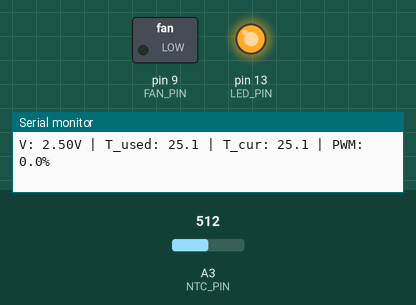
Simulated run of this sketch. Board: Arduino Uno, built with avr-gcc and run on an emulated ATmega328P. On the bench: switched loads named in the sketch (green lamp = pin HIGH), output pins drawn as LEDs (lit = HIGH), the last lines printed to the serial monitor. Inputs (shaded band) come from the test bench; at power-on: A3 (NTC_PIN) = 512.

Above: at 6.2 s.
6.3 s: A3 (NTC_PIN) set to 675
7.8 s: A3 (NTC_PIN) set to 704
At 8.6 s:
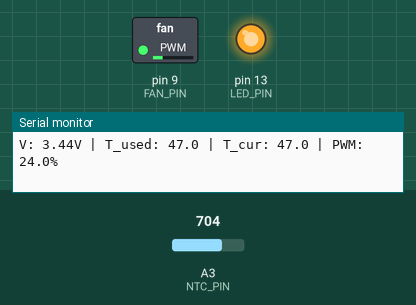
9.5 s: A3 (NTC_PIN) set to 985
At 10.0 s:
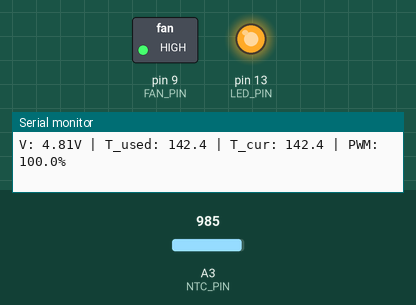
11.0 s: A3 (NTC_PIN) set to 1015
At 12.4 s:
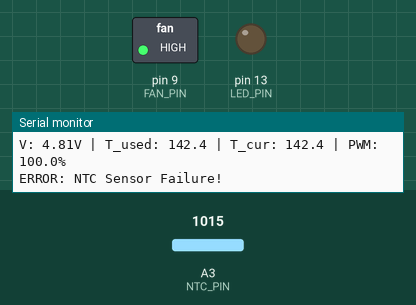
14.0 s: A3 (NTC_PIN) set to 716
At 14.9 s:
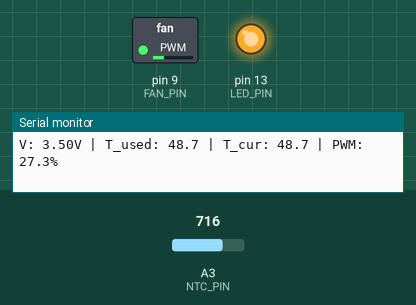
15.5 s: A3 (NTC_PIN) set to 900
At 16.2 s:
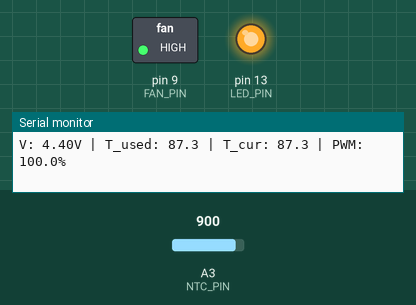
Timing chart, 0 to 18.5 s (numbered marks = the images above; inputs shaded):
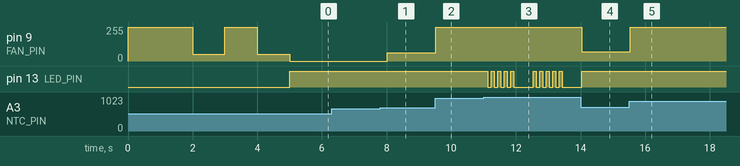

The sketch:

GPU_Fan_Controller_NTC10KB3435.ino
```cpp
// ======================================================
// Arduino UNO Fan Controller with NTC 10K (B=3435)
// ======================================================

#include <avr/wdt.h>

// ---------- Configuration & Constants ----------
namespace Config {
    const int NTC_PIN = A3;
    const int FAN_PIN = 9;
    const int LED_PIN = 13;

    const float R0 = 10000.0;
    const float T0 = 25.0 + 273.15;
    const float BETA = 3435.0;
    const float R_PULLDOWN = 10000.0;

    const float TEMP_HYSTERESIS = 0.5;
    const int WATCHDOG_TIMEOUT = WDTO_2S;
}

struct FanPoint {
    float tempC;
    float pwmPercent;
};

// Fan curve definition: { temperature (°C), PWM (%) }
const FanPoint FAN_CURVE[] = {
    { 39.9,  0.0  },
    { 40.0, 10.0  },
    { 50.0, 30.0  },
    { 70.0, 60.0  },
    { 80.0, 100.0 }
};

const int CURVE_POINTS = sizeof(FAN_CURVE) / sizeof(FAN_CURVE[0]);

// ---------- Global State ----------
bool g_fanIsOn = false;
float g_stableTempC = NAN;
float g_tempStartShift = 0; // Calculated at runtime based on curve

// ------------------------------------------------------
// Hardware Interface
// ------------------------------------------------------

void setFanPWM(int pwmValue) {
    // Ensure PWM stays within valid 8-bit range
    analogWrite(Config::FAN_PIN, constrain(pwmValue, 0, 255));
}

void setLed(bool state) {
    digitalWrite(Config::LED_PIN, state ? HIGH : LOW);
}

// ------------------------------------------------------
// Fan Control Logic
// ------------------------------------------------------

float getFanPWMPercent(float tempC) {
    // 1. Check if temperature is below the absolute minimum (Fan OFF)
    if (tempC <= FAN_CURVE[0].tempC) {
        g_fanIsOn = false;
        return FAN_CURVE[0].pwmPercent;
    }

    // 2. Startup threshold: prevent frequent oscillations near the start point
    if (!g_fanIsOn && tempC <= g_tempStartShift) {
        g_fanIsOn = false;
        return FAN_CURVE[0].pwmPercent;
    }

    // 3. Fan is active
    g_fanIsOn = true;

    // 4. Linear interpolation across the curve segments
    for (int i = 0; i < CURVE_POINTS - 1; i++) {
        const FanPoint& p1 = FAN_CURVE[i];
        const FanPoint& p2 = FAN_CURVE[i + 1];

        if (tempC >= p1.tempC && tempC <= p2.tempC) {
            return p1.pwmPercent + (tempC - p1.tempC) * (p2.pwmPercent - p1.pwmPercent) / (p2.tempC - p1.tempC);
        }
    }

    // 5. Above max threshold
    return 100.0;
}

// ------------------------------------------------------
// Initialization & Test Sequences
// ------------------------------------------------------

void runStartupSequence() {
    Serial.println("=== Fan Controller Startup Test ===");

    // Test sequence: 100% -> 20% -> 100% -> 20%
    for (int i = 0; i < 2; i++) {
        setFanPWM(255);
        Serial.println("FAN: MAX (1s)");
        delay(1000);
        wdt_reset();

        setFanPWM((int)(0.2 * 255));
        Serial.println("FAN: 20% (1s)");
        delay(1000);
        wdt_reset();
    }
    Serial.println("Startup Test Complete.");
}

// ------------------------------------------------------
// Main Lifecycle
// ------------------------------------------------------

void setup() {
    pinMode(Config::FAN_PIN, OUTPUT);
    pinMode(Config::LED_PIN, OUTPUT);

    // Initialize hardware to a safe state (Full Speed)
    setFanPWM(255);
    wdt_enable(Config::WATCHDOG_TIMEOUT);

    Serial.begin(9600);
    delay(1000);
    setLed(false);

    // Dynamically calculate start shift (Point 1 + 5°C offset)
    g_tempStartShift = FAN_CURVE[1].tempC + 5.0;

    runStartupSequence();
}

void loop() {
    wdt_reset();

    // 1. Read NTC divider voltage
    const float voltage = analogRead(Config::NTC_PIN) * (5.0 / 1023.0);

    // Guard against division by zero/invalid sensor reading
    if (voltage < 0.01) {
        setFanPWM(255);
        Serial.println("CRITICAL: Sensor disconnect (Low Voltage)!");
        return;
    }

    // 2. Calculate NTC resistance
    const float Rntc = Config::R_PULLDOWN * (5.0 / voltage - 1.0);

    // 3. Error Checking (Open circuit or Short circuit)
    if (voltage > 4.9 || Rntc <= 0 || Rntc > 100000.0) {
        setFanPWM(255);
        Serial.println("ERROR: NTC Sensor Failure!");

        // Error indication: Rapid LED blink
        for (int i = 0; i < 5; i++) {
            setLed(true);
            delay(100);
            setLed(false);
            delay(100);
            wdt_reset();
        }
        delay(500);
        return;
    }

    // 4. Temperature Conversion (Beta Equation)
    const float tempK = 1.0 / ((1.0 / Config::T0) + (1.0 / Config::BETA) * log(Rntc / Config::R0));
    const float tempC = tempK - 273.15;

    // 5. Apply Temperature Hysteresis
    if (isnan(g_stableTempC)) {
        g_stableTempC = tempC;
    }
    if (abs(tempC - g_stableTempC) >= Config::TEMP_HYSTERESIS) {
        g_stableTempC = tempC;
    }

    // 6. Fan Speed Calculation
    const float pwmPercent = getFanPWMPercent(g_stableTempC);
    const int pwmValue = (int)(pwmPercent * 255.0 / 100.0);
    setFanPWM(pwmValue);

    // 7. Telemetry Output
    Serial.print("V: "); Serial.print(voltage, 2);
    Serial.print("V | T_used: "); Serial.print(g_stableTempC, 1);
    Serial.print(" | T_cur: "); Serial.print(tempC, 1);
    Serial.print(" | PWM: "); Serial.print(pwmPercent, 1);
    Serial.println("%");

    setLed(true);
    delay(500);
}
```

Measured:
- the behaviour switches between 689 and 690 on A3 (NTC_PIN) (found by bisection; images 0 and 1)
- the behaviour switches between 1002 and 1003 on A3 (NTC_PIN) (found by bisection; images 2 and 3)
- after the input at 7.8 s, pin 9 (FAN_PIN): 0/255 → 61/255 after 0.22 s
- after the input at 9.5 s, pin 9 (FAN_PIN): 61/255 → 255/255 at once
- after the input at 11.0 s, pin 13 (LED_PIN): goes 4 × (LOW 0.10 s, HIGH 0.10 s), LOW 0.60 s, 4 × (HIGH 0.10 s, LOW 0.10 s), HIGH 0.10 s, then LOW, starting after 0.13 s
- after the input at 14.0 s, pin 9 (FAN_PIN): 255/255 → 69/255 at once; pin 13 (LED_PIN): goes on until 14.0 s, then stays HIGH
- after the input at 15.5 s, pin 9 (FAN_PIN): 69/255 → 255/255 at once
